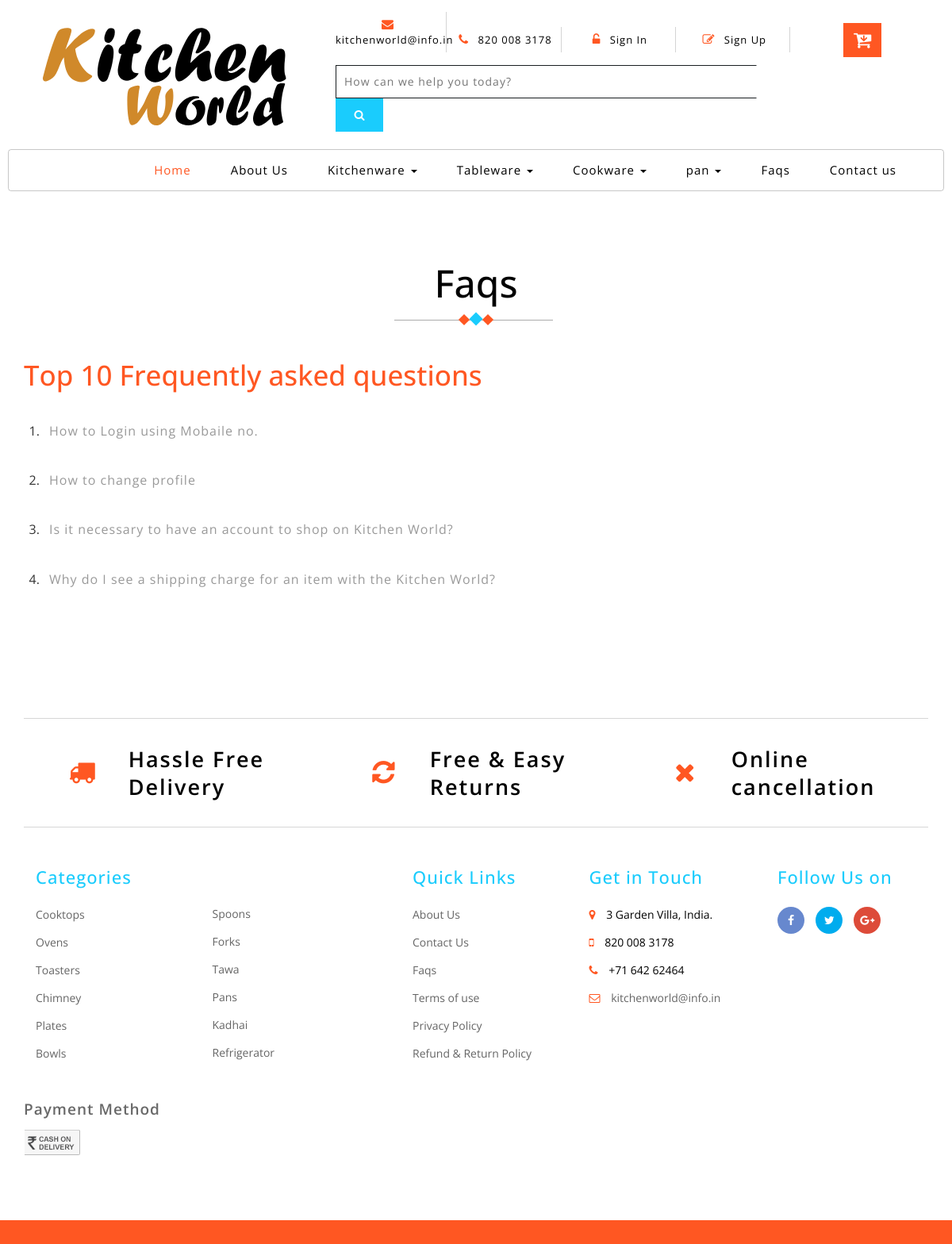
The app's page /faqs.php with its own data.
### tables this page shows
CREATE TABLE `category` (
  `c_id` int(30) NOT NULL,
  `c_name` varchar(250) NOT NULL
);

CREATE TABLE `freq` (
  `id` int(11) NOT NULL,
  `detail` longtext NOT NULL,
  `detail2` longtext NOT NULL
);

### web/faqs.php (the view, shortened to what this page needs)
 <?php include('header.php'); ?>
	<div class="faqs-w3l">
		<div class="container">
			<h3 class="tittle-w3l">Faqs
				<span class="heading-style">
					<i></i>
					<i></i>
					<i></i>
				</span>
			</h3>
			<h3 class="w3-head">Top 10 Frequently asked questions</h3>
			<div class="faq-w3agile">
				<ul class="faq">
				<?php
                  $sql=mysqli_query($conn,"SELECT * FROM `freq`");
                  while($row=mysqli_fetch_assoc($sql))
				  {
				  ?>
					<li class="item1">
						<a href="#" title="click here"><?php echo $row['detail']?> </a>
					</li>
				  <?php } ?>
				</ul>
			</div>
		</div>
	</div>
			 <?php include('footer.php');?>
</body>
</html>

### web/header.php (shortened to what this page needs)
<?php
include('session.php');
if(isset($_SESSION['email'])){
	$page_owner=$_SESSION['email'];
} else {
	$page_owner='';
	$quee=mysqli_query($conn,"SELECT * FROM visitore");
	while($fetch=mysqli_fetch_assoc($quee))
	{
		$update=$fetch['visitore_store'];
		$timepass =$update+1;
		mysqli_query($conn,"UPDATE `visitore` SET  `visitore_store`='$timepass'");
		$timepass++;}
	}
	?>
	<!DOCTYPE html>
	<html lang="zxx">
	<head>
		<link href="css/bootstrap.css" rel="stylesheet" type="text/css" media="all" />
		<link href="css/style.css" rel="stylesheet" type="text/css" media="all" />
		<link href="css/font-awesome.css" rel="stylesheet">
		<link href="css/popuo-box.css" rel="stylesheet" type="text/css" media="all" />
		<link rel="stylesheet" type="text/css" href="css/jquery-ui1.css">
	</head>
<body >
<div class="header-bot " >
  <div class="header-bot_inner_wthreeinfo_header_mid" >
         <div class="col-md-4 logo_agile">
	            <img src="images/logo.svg" alt="">
		 </div>
	      <div class="col-md-8 header" >
		       <ul>
			       <li>
							<a href="mailto:KitchenWorld@info.in" >
								<span class="fa fa-envelope" aria-hidden="true"></span> kitchenworld@info.in</a>
			       </li>
			       <li>
								<span class="fa fa-phone" aria-hidden="true"></span> 820 008 3178
				   </li>
				   <?php
				   if($page_owner=='')
				   { ?>
				   <li>
							<a href="#" data-toggle="modal" data-target="#myModal1">
								<span class="fa fa-unlock-alt" aria-hidden="true"></span> Sign In </a>
				   </li>
				    <li>
								<a href="#" data-toggle="modal" data-target="#myModal2">
									<span class="fa fa-pencil-square-o" aria-hidden="true"></span> Sign Up </a>
					</li>
					<?php } ?>
								<div class="top_nav_right">
									<div class="wthreecartaits wthreecartaits2 cart cart box_1">
										<form action="checkout.php" method="post" class="last">
											<button class="w3view-cart" type="submit" name="submit" value="">
											<i class="fa fa-cart-arrow-down" aria-hidden="true"></i>
											</button>
										</form>
									</div>
								</div>
		       </ul>
						<div class="agileits_search">
							<form onsubmit="return false">
								<input name="Search" type="text"  placeholder="How can we help you today?" id='g_search' required="" autocomplete="off" >
								<button type="submit" name="submit" class="btn btn-default" aria-label="Left Align"   id='opens'>
								   <span class="fa fa-search" aria-hidden="true"> </span>
								</button>
							</form>
						 </div>
	     </div>
  </div>
</div>
                                  <div class="ban-top" >
										<div class="container">
											<div class="top_nav_left">
												<nav class="navbar navbar-default">
													<div class="container-fluid">
													<div class="collapse navbar-collapse menu--shylock" id="bs-example-navbar-collapse-1">
														<ul class="nav navbar-nav menu__list">
															<li class="active">
																<a class="nav-stylehead" href="index.php">Home
																</a>
															</li>
															<li class="">
																<a class="nav-stylehead" href="about.php">About Us</a>
															</li>
													<?php $chkcat=mysqli_query($conn,"SELECT * FROM `category`");
													while ($row=mysqli_fetch_assoc($chkcat)) {?>
														 <li class="dropdown">
															   <a href="index.php" class="dropdown-toggle nav-stylehead" data-toggle="dropdown" role="button" aria-haspopup="true" aria-expanded="false"><?php echo $row['c_name']; ?>
																	<span class="caret"></span>
																</a>
															</li>
														<?php } ?>
														<li class="">
															<a class="nav-stylehead" href="faqs.php">Faqs</a>
														</li>
														<li class="">
															<a class="nav-stylehead" href="contact.php">Contact us</a>
														</li>
													</ul>
												</div>
											</div>
										</nav>
									</div>
								</div>
							</div>

### records on screen
category: c_name "Kitchenware"
category: c_name "Tableware"
category: c_name "Cookware"
category: c_name "pan"
freq: detail "How to Login using Mobaile no."
freq: detail "How to change profile"
freq: detail "Is it necessary to have an account to shop on Kitchen World?"
freq: detail "Why do I see a shipping charge for an item with the Kitchen World?"
